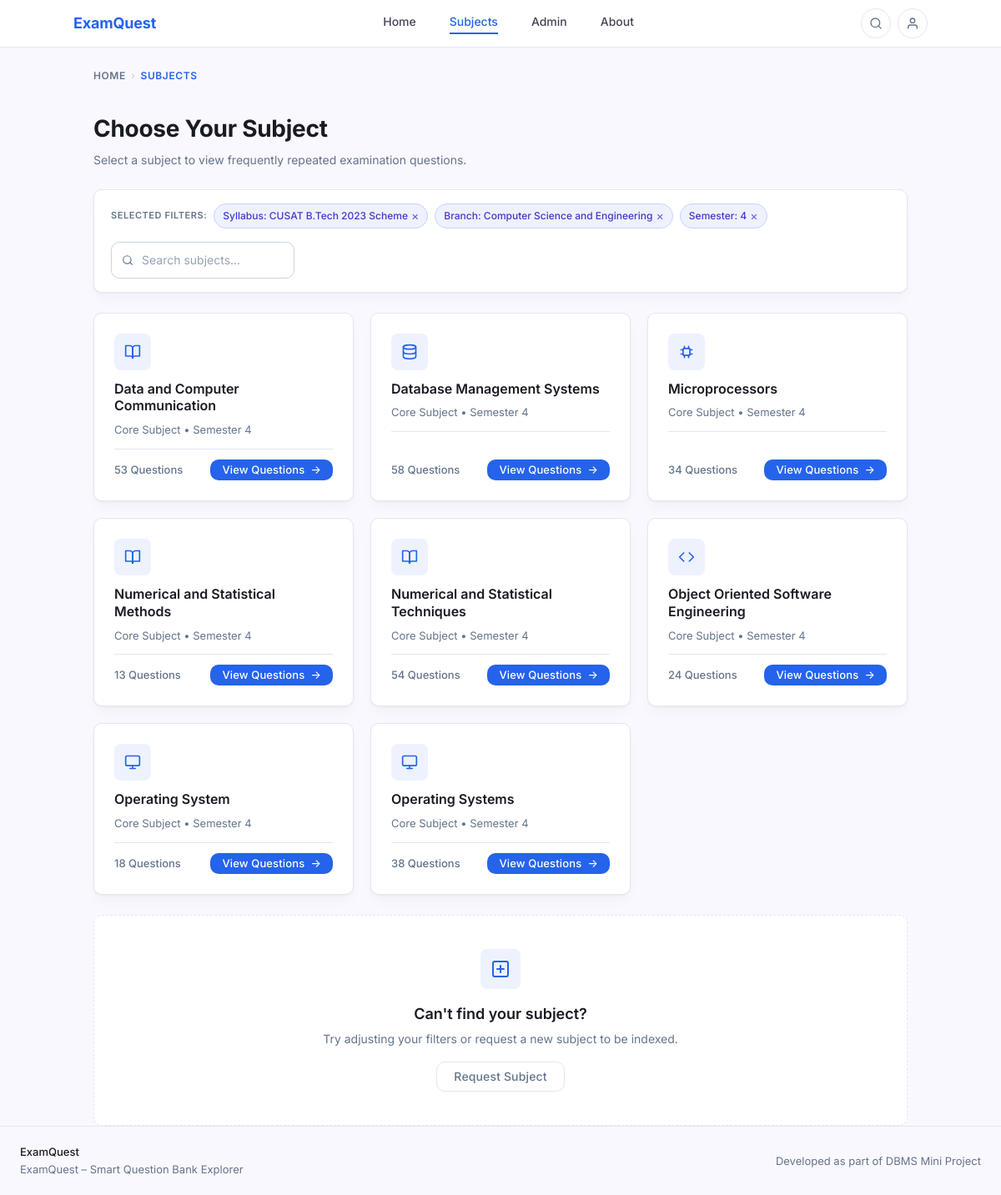
Page /subject.php?syllabus_id=1&branch_id=2&semester=4 on the committed database.
### tables this page shows
CREATE TABLE syllabus (
    syllabus_id     INT AUTO_INCREMENT PRIMARY KEY,
    regulation_year VARCHAR(100) NOT NULL
);

CREATE TABLE branch (
    branch_id   INT AUTO_INCREMENT PRIMARY KEY,
    branch_name VARCHAR(100) NOT NULL
);

CREATE TABLE subject (
    subject_id   INT AUTO_INCREMENT PRIMARY KEY,
    subject_name VARCHAR(200) NOT NULL,
    semester     VARCHAR(10)  NOT NULL,
    subject_type VARCHAR(50)  NOT NULL DEFAULT 'Core Subject',
    syllabus_id  INT NOT NULL,
    branch_id    INT NOT NULL,
    UNIQUE KEY uq_subject (subject_name(150), semester, syllabus_id, branch_id),
    FOREIGN KEY (syllabus_id) REFERENCES syllabus(syllabus_id) ON DELETE CASCADE,
    FOREIGN KEY (branch_id)   REFERENCES branch(branch_id)     ON DELETE CASCADE
);

### subject.php (the view, shortened to what this page needs)
<?php
require_once 'db.php';
$syllabus_id = intval($_GET['syllabus_id'] ?? 0);
$branch_id   = intval($_GET['branch_id']   ?? 0);
$semester    = trim($_GET['semester']       ?? '');
$stmt = $conn->prepare('SELECT regulation_year FROM syllabus WHERE syllabus_id = ?');
$stmt->bind_param('i', $syllabus_id);
$stmt->execute();
$syllabus_label = $stmt->get_result()->fetch_assoc()['regulation_year'] ?? 'Unknown';
$stmt = $conn->prepare('SELECT branch_name FROM branch WHERE branch_id = ?');
$stmt->bind_param('i', $branch_id);
$stmt->execute();
$branch_label = $stmt->get_result()->fetch_assoc()['branch_name'] ?? 'Unknown';
$stmt = $conn->prepare('
    SELECT s.subject_id, s.subject_name, s.semester, s.subject_type,
           COUNT(q.question_id) AS question_count
    FROM subject s
    LEFT JOIN questions q ON q.subject_id = s.subject_id
    WHERE s.syllabus_id = ? AND s.branch_id = ? AND s.semester = ?
    GROUP BY s.subject_id
    ORDER BY s.subject_name ASC
');
$stmt->bind_param('iis', $syllabus_id, $branch_id, $semester);
$stmt->execute();
$subjects_result = $stmt->get_result();
$subjects = [];
while ($row = $subjects_result->fetch_assoc()) {
    $subjects[] = $row;
}
function getSubjectIconSvg(string $name): string {
    $n = strtolower($name);
    if (str_contains($n, 'database') || str_contains($n, 'dbms')) {
        return '<svg xmlns="http://www.w3.org/2000/svg" viewBox="0 0 24 24" fill="none" stroke="currentColor" stroke-width="2" stroke-linecap="round" stroke-linejoin="round"><ellipse cx="12" cy="5" rx="9" ry="3"/><path d="M21 12c0 1.66-4 3-9 3s-9-1.34-9-3"/><path d="M3 5v14c0 1.66 4 3 9 3s9-1.34 9-3V5"/></svg>';
    }
    if (str_contains($n, 'operating') || str_contains($n, 'os')) {
        return '<svg xmlns="http://www.w3.org/2000/svg" viewBox="0 0 24 24" fill="none" stroke="currentColor" stroke-width="2" stroke-linecap="round" stroke-linejoin="round"><rect x="2" y="3" width="20" height="14" rx="2" ry="2"/><line x1="8" y1="21" x2="16" y2="21"/><line x1="12" y1="17" x2="12" y2="21"/></svg>';
    }
    if (str_contains($n, 'software')) {
        return '<svg xmlns="http://www.w3.org/2000/svg" viewBox="0 0 24 24" fill="none" stroke="currentColor" stroke-width="2" stroke-linecap="round" stroke-linejoin="round"><polyline points="16 18 22 12 16 6"/><polyline points="8 6 2 12 8 18"/></svg>';
    }
    if (str_contains($n, 'micro') || str_contains($n, 'embedded') || str_contains($n, 'vlsi')) {
        return '<svg xmlns="http://www.w3.org/2000/svg" viewBox="0 0 24 24" fill="none" stroke="currentColor" stroke-width="2" stroke-linecap="round" stroke-linejoin="round"><rect x="7" y="7" width="10" height="10" rx="1"/><path d="M9 7V4M15 7V4M9 20v-3M15 20v-3M4 9H7M4 15H7M17 9h3M17 15h3"/></svg>';
    }
    return '<svg xmlns="http://www.w3.org/2000/svg" viewBox="0 0 24 24" fill="none" stroke="currentColor" stroke-width="2" stroke-linecap="round" stroke-linejoin="round"><path d="M2 3h6a4 4 0 0 1 4 4v14a3 3 0 0 0-3-3H2z"/><path d="M22 3h-6a4 4 0 0 0-4 4v14a3 3 0 0 1 3-3h7z"/></svg>';
}
?>
<!DOCTYPE html>
<html lang="en">
<head>
    <link rel="stylesheet" href="style.css">
</head>
<body>
<nav class="nav">
    <div class="nav__inner">
        <a href="index.php" class="nav__brand">ExamQuest</a>
        <div class="nav__links">
            <a href="index.php">Home</a>
            <a href="subject.php" class="active">Subjects</a>
            <a href="admin.php">Admin</a>
            <a href="about.php">About</a>
        </div>
        <div class="nav__actions">
            <button class="nav__icon-btn" title="Search" aria-label="Search">
                <svg xmlns="http://www.w3.org/2000/svg" width="16" height="16" viewBox="0 0 24 24" fill="none" stroke="currentColor" stroke-width="2" stroke-linecap="round" stroke-linejoin="round"><circle cx="11" cy="11" r="8"/><line x1="21" y1="21" x2="16.65" y2="16.65"/></svg>
            </button>
            <button class="nav__icon-btn" title="Account" aria-label="Account">
                <svg xmlns="http://www.w3.org/2000/svg" width="16" height="16" viewBox="0 0 24 24" fill="none" stroke="currentColor" stroke-width="2" stroke-linecap="round" stroke-linejoin="round"><path d="M20 21v-2a4 4 0 0 0-4-4H8a4 4 0 0 0-4 4v2"/><circle cx="12" cy="7" r="4"/></svg>
            </button>
        </div>
    </div>
</nav>
<main>
    <div class="container">
        <nav class="breadcrumb" aria-label="Breadcrumb">
            <a href="index.php">Home</a>
            <span class="breadcrumb__sep">›</span>
            <span class="breadcrumb__current">Subjects</span>
        </nav>
        <div class="subjects-header">
            <h1>Choose Your Subject</h1>
            <p>Select a subject to view frequently repeated examination questions.</p>
        </div>
        <div class="card filter-bar" style="padding:16px 20px;">
            <div class="filter-bar__left">
                <span class="filter-bar__label">Selected Filters:</span>
                <span class="chip">
                    Syllabus: <?= htmlspecialchars($syllabus_label, ENT_QUOTES, 'UTF-8') ?>
                    <a href="index.php" title="Change syllabus">×</a>
                </span>
                <span class="chip">
                    Branch: <?= htmlspecialchars($branch_label, ENT_QUOTES, 'UTF-8') ?>
                    <a href="index.php" title="Change branch">×</a>
                </span>
                <span class="chip">
                    Semester: <?= htmlspecialchars($semester, ENT_QUOTES, 'UTF-8') ?>
                    <a href="index.php" title="Change semester">×</a>
                </span>
            </div>
            <div class="filter-bar__right">
                <input type="text"
                       id="subjectSearch"
                       class="input input--search"
                       placeholder="Search subjects..."
                       style="width:220px;"
                       aria-label="Search subjects">
            </div>
        </div>
        <?php if (empty($subjects)): ?>
        <div style="text-align:center;padding:60px 24px;color:var(--color-secondary-text);">
            <p style="font-size:16px;margin-bottom:8px;">No subjects available for the selected filters.</p>
            <p style="font-size:14px;">Try going back and selecting a different combination.</p>
            <a href="index.php" class="btn btn--primary" style="margin-top:16px;">← Back to Home</a>
        </div>
        <?php else: ?>
        <div class="subject-grid" id="subjectGrid">
            <?php foreach ($subjects as $subj): ?>
            <div class="card subject-card" data-name="<?= htmlspecialchars(strtolower($subj['subject_name']), ENT_QUOTES, 'UTF-8') ?>">
                <div class="subject-card__icon">
                    <?= getSubjectIconSvg($subj['subject_name']) ?>
                </div>
                <h3 class="subject-card__name"><?= htmlspecialchars($subj['subject_name'], ENT_QUOTES, 'UTF-8') ?></h3>
                <p class="subject-card__meta">
                    <?= htmlspecialchars($subj['subject_type'], ENT_QUOTES, 'UTF-8') ?>
                    &bull; Semester <?= htmlspecialchars($subj['semester'], ENT_QUOTES, 'UTF-8') ?>
                </p>
                <div class="subject-card__divider"></div>
                <div class="subject-card__footer">
                    <span class="subject-card__count"><?= intval($subj['question_count']) ?> Questions</span>
                    <a href="questions.php?subject_id=<?= $subj['subject_id'] ?>&syllabus_id=<?= $syllabus_id ?>&branch_id=<?= $branch_id ?>&semester=<?= urlencode($semester) ?>"
                       class="btn btn--primary btn--sm">
                        View Questions &nbsp;→
                    </a>
                </div>
            </div>
            <?php endforeach; ?>
        </div>
        <?php endif; ?>
        <div class="card card--dashed empty-state">
            <div class="empty-state__icon">
                <svg xmlns="http://www.w3.org/2000/svg" viewBox="0 0 24 24" fill="none" stroke="currentColor" stroke-width="2" stroke-linecap="round" stroke-linejoin="round"><rect x="3" y="3" width="18" height="18" rx="2"/><line x1="12" y1="8" x2="12" y2="16"/><line x1="8" y1="12" x2="16" y2="12"/></svg>
            </div>
            <h3>Can't find your subject?</h3>
            <p>Try adjusting your filters or request a new subject to be indexed.</p>
            <a href="index.php" class="btn btn--outline">Request Subject</a>
        </div>
    </div>
</main>
<footer class="footer">
    <div>
        <div class="footer__brand">ExamQuest</div>
        <div class="footer__tagline">ExamQuest – Smart Question Bank Explorer</div>
    </div>
    <div class="footer__tagline">Developed as part of DBMS Mini Project</div>
</footer>
</body>
</html>

### rows in the picture
syllabus: regulation_year "CUSAT B.Tech 2023 Scheme"
branch: branch_name "Computer Science and Engineering"
subject: subject_name "Data and Computer Communication", subject_type "Core Subject", semester "4", question_count "53"
subject: subject_name "Database Management Systems", subject_type "Core Subject", semester "4", question_count "58"
subject: subject_name "Microprocessors", subject_type "Core Subject", semester "4", question_count "34"
subject: subject_name "Numerical and Statistical Methods", subject_type "Core Subject", semester "4", question_count "13"
subject: subject_name "Numerical and Statistical Techniques", subject_type "Core Subject", semester "4", question_count "54"
subject: subject_name "Object Oriented Software Engineering", subject_type "Core Subject", semester "4", question_count "24"
subject: subject_name "Operating System", subject_type "Core Subject", semester "4", question_count "18"
subject: subject_name "Operating Systems", subject_type "Core Subject", semester "4", question_count "38"

### other values in the picture
$semester "4"
